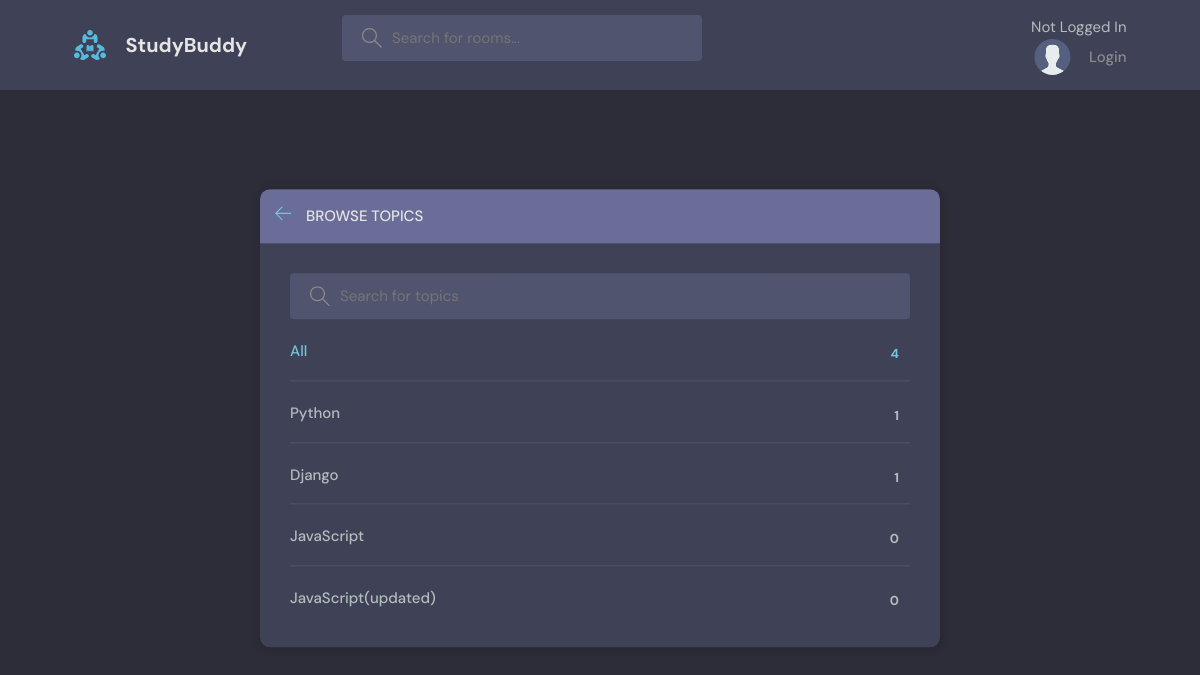
Page /topics/ on the committed database.
### base/models.py (models this page shows, shortened)
class Topic(models.Model):
    name = models.CharField(max_length=200)

### base/views.py (the view)
# urls.py: path("topics/", views.topics_page, name="topics"),
def topics_page(request):
    q = request.GET.get("q") if request.GET.get("q") != None else ""
    topics = Topic.objects.filter(name__icontains=q)
    return render(request, "base/topics.html", {"topics": topics})

### base/templates/base/topics.html (shortened to what this page needs)
{% extends 'main.html' %}
{% block content %}
    <main class="create-room layout">
      <div class="container">
        <div class="layout__box">
          <div class="layout__boxHeader">
            <div class="layout__boxTitle">
              <a href="{% url 'home-page' %}">
                <svg version="1.1" xmlns="http://www.w3.org/2000/svg" width="32" height="32" viewBox="0 0 32 32">
                  <title>arrow-left</title>
                  <path
                    d="M13.723 2.286l-13.723 13.714 13.719 13.714 1.616-1.611-10.96-10.96h27.625v-2.286h-27.625l10.965-10.965-1.616-1.607z"
                  ></path>
                </svg>
              </a>
              <h3>Browse Topics</h3>
            </div>
          </div>
          <div class="topics-page layout__body">
            <form class="header__search" method="GET" action="">
              <label>
                <input name="q" placeholder="Search for topics" />
              </label>
            </form>
            <ul class="topics__list">
              <li>
                <a href="{% url 'topics' %}" class="active">All <span>{{ topics.count }}</span></a>
              </li>
              {% for topic in topics %}
              <li>
                <a href="{% url 'home-page' %}?q={{topic.name}}">{{ topic.name }} <span>{{ topic.room_set.all.count }}</span></a>
              </li>
              {% endfor %}
            </ul>
          </div>
        </div>
      </div>
    </main>
{% endblock content %}

### static/style/style.css (style rules this page uses)
:root { --color-main: #71c6dd; --color-main-light: #e1f6fb; --color-dark: #3f4156; --color-dark-medium: #51546e; --color-dark-light: #696d97; --color-light: #e5e5e5; --color-gray: #8b8b8b; --color-light-gray: #b2bdbd; --color-bg: #2d2d39; --color-success: #5dd693; --color-error: #fc4b0b; }
* { font-family: "DM Sans", -apple-system, BlinkMacSystemFont, "Segoe UI", Roboto, Oxygen, Ubuntu, Cantarell, "Open Sans", "Helvetica Neue", sans-serif; margin: 0; padding: 0; box-sizing: border-box; text-rendering: optimizeLegibility; font-size: inherit; }
html { font-size: 56.25%; }
@media only screen and (min-width: 1200px) { html { font-size: 62.5%; } }
body { line-height: 1.6; font-weight: 400; font-size: 1.5rem; color: var(--color-light-gray); background-color: var(--color-bg); min-height: 100vh; }
a { display: inline-block; color: var(--color-main); text-decoration: none; }
.container { max-width: 120rem; width: 90%; margin: auto; }
.header__search > label { background-color: var(--color-dark-medium); padding: 1.3rem 1rem; display: flex; align-items: center; gap: 1rem; border-radius: 4px; }
.header__search svg { fill: var(--color-gray); width: 2rem; height: 2rem; margin-left: 1rem; }
.header__search input { width: 30rem; background: transparent; border: none; outline: none; color: var(--color-light); }
.layout { margin-top: 2.4rem; }
.layout > .container { display: flex; justify-content: space-between; align-items: flex-start; }
.layout__box { width: 90%; max-width: 48rem; min-height: 40rem; position: absolute; top: 50%; left: 50%; transform: translate(-50%, -46%); background-color: var(--color-dark); border-radius: 1rem; box-shadow: 1px 1px 6px 3px rgba(0, 0, 0, 0.1); overflow: hidden; }
.layout__boxHeader { display: flex; padding: 1.5rem; background-color: var(--color-dark-light); }
.layout__boxTitle { display: flex; gap: 1.5rem; align-items: center; }
.layout__boxTitle h3 { text-transform: uppercase; font-weight: 500; color: var(--color-light); }
.layout__boxTitle svg { width: 1.6rem; height: 1.6rem; fill: var(--color-main); }
.layout__body { margin: 3rem; }
.topics__list { list-style: none; }
.topics__list li a { display: flex; justify-content: space-between; margin-bottom: 3rem; font-weight: 500; color: var(--color-light-gray); transition: all 0.3s ease-in-out; }
.topics__list li a.active, .topics__list li a:hover { color: var(--color-main); }
.topics__list li a span { padding: 0.5rem 1rem; background-color: var(--color-dark); border-radius: 3px; font-size: 1.3rem; font-weight: 700; letter-spacing: 1px; }
.topics-page .topics__list li:not(:last-child) a { margin: 2rem 0; padding-bottom: 1rem; text-decoration: none; border-bottom: 1px solid var(--color-dark-medium); }
.topics-page .header__search { display: block; }
.create-room.layout .layout__box { max-width: 68rem; }

### rows in the picture
Topic: name "Python", room_set.all.count "1"
Topic: name "Django", room_set.all.count "1"
Topic: name "JavaScript", room_set.all.count "0"
Topic: name "JavaScript(updated)", room_set.all.count "0"

### other values in the picture
{{ topics.count }} "4"
